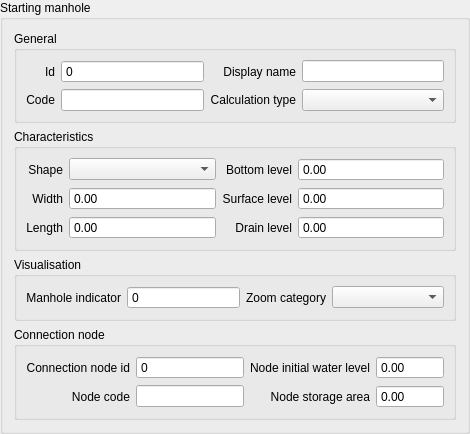
        <widget class="QGroupBox" name="grp_start_mahole">
         <property name="title">
          <string>Starting manhole</string>
         </property>
         <layout class="QGridLayout" name="gridLayout_7">
          <item row="1" column="1">
           <widget class="QGroupBox" name="grp_characteristics_2">
            <property name="enabled">
             <bool>true</bool>
            </property>
            <property name="title">
             <string>Characteristics</string>
            </property>
            <layout class="QGridLayout" name="gridLayout_11">
             <item row="2" column="0">
              <widget class="QLabel" name="label_29">
               <property name="text">
                <string>Length</string>
               </property>
               <property name="alignment">
                <set>Qt::AlignRight|Qt::AlignTrailing|Qt::AlignVCenter</set>
               </property>
              </widget>
             </item>
             <item row="0" column="0">
              <widget class="QLabel" name="label_30">
               <property name="text">
                <string>Shape</string>
               </property>
               <property name="alignment">
                <set>Qt::AlignRight|Qt::AlignTrailing|Qt::AlignVCenter</set>
               </property>
              </widget>
             </item>
             <item row="1" column="0">
              <widget class="QLabel" name="label_31">
               <property name="text">
                <string>Width</string>
               </property>
               <property name="alignment">
                <set>Qt::AlignRight|Qt::AlignTrailing|Qt::AlignVCenter</set>
               </property>
              </widget>
             </item>
             <item row="0" column="2">
              <widget class="QLabel" name="label_32">
               <property name="text">
                <string>Bottom level</string>
               </property>
               <property name="alignment">
                <set>Qt::AlignRight|Qt::AlignTrailing|Qt::AlignVCenter</set>
               </property>
              </widget>
             </item>
             <item row="1" column="2">
              <widget class="QLabel" name="label_33">
               <property name="text">
                <string>Surface level</string>
               </property>
               <property name="alignment">
                <set>Qt::AlignRight|Qt::AlignTrailing|Qt::AlignVCenter</set>
               </property>
              </widget>
             </item>
             <item row="2" column="2">
              <widget class="QLabel" name="label_34">
               <property name="text">
                <string>Drain level</string>
               </property>
               <property name="alignment">
                <set>Qt::AlignRight|Qt::AlignTrailing|Qt::AlignVCenter</set>
               </property>
              </widget>
             </item>
             <item row="1" column="1">
              <widget class="QgsDoubleSpinBox" name="width">
               <property name="sizePolicy">
                <sizepolicy hsizetype="Expanding" vsizetype="Fixed">
                 <horstretch>0</horstretch>
                 <verstretch>0</verstretch>
                </sizepolicy>
               </property>
               <property name="buttonSymbols">
                <enum>QAbstractSpinBox::NoButtons</enum>
               </property>
               <property name="maximum">
                <double>1000000.000000000000000</double>
               </property>
               <property name="showClearButton">
                <bool>true</bool>
               </property>
               <property name="clearValue">
                <bool>true</bool>
               </property>
               <property name="expressionsEnabled">
                <bool>true</bool>
               </property>
              </widget>
             </item>
             <item row="2" column="1">
              <widget class="QgsDoubleSpinBox" name="length">
               <property name="sizePolicy">
                <sizepolicy hsizetype="Expanding" vsizetype="Fixed">
                 <horstretch>0</horstretch>
                 <verstretch>0</verstretch>
                </sizepolicy>
               </property>
               <property name="buttonSymbols">
                <enum>QAbstractSpinBox::NoButtons</enum>
               </property>
               <property name="maximum">
                <double>1000000.000000000000000</double>
               </property>
               <property name="showClearButton">
                <bool>true</bool>
               </property>
               <property name="clearValue">
                <bool>true</bool>
               </property>
               <property name="expressionsEnabled">
                <bool>true</bool>
               </property>
              </widget>
             </item>
             <item row="0" column="3">
              <widget class="QgsDoubleSpinBox" name="bottom_level">
               <property name="sizePolicy">
                <sizepolicy hsizetype="Expanding" vsizetype="Fixed">
                 <horstretch>0</horstretch>
                 <verstretch>0</verstretch>
                </sizepolicy>
               </property>
               <property name="buttonSymbols">
                <enum>QAbstractSpinBox::NoButtons</enum>
               </property>
               <property name="maximum">
                <double>1000000.000000000000000</double>
               </property>
               <property name="showClearButton">
                <bool>true</bool>
               </property>
               <property name="clearValue">
                <bool>true</bool>
               </property>
               <property name="expressionsEnabled">
                <bool>true</bool>
               </property>
              </widget>
             </item>
             <item row="1" column="3">
              <widget class="QgsDoubleSpinBox" name="surface_level">
               <property name="sizePolicy">
                <sizepolicy hsizetype="Expanding" vsizetype="Fixed">
                 <horstretch>0</horstretch>
                 <verstretch>0</verstretch>
                </sizepolicy>
               </property>
               <property name="buttonSymbols">
                <enum>QAbstractSpinBox::NoButtons</enum>
               </property>
               <property name="maximum">
                <double>1000000.000000000000000</double>
               </property>
               <property name="showClearButton">
                <bool>true</bool>
               </property>
               <property name="clearValue">
                <bool>true</bool>
               </property>
               <property name="expressionsEnabled">
                <bool>true</bool>
               </property>
              </widget>
             </item>
             <item row="2" column="3">
              <widget class="QgsDoubleSpinBox" name="drain_level">
               <property name="sizePolicy">
                <sizepolicy hsizetype="Expanding" vsizetype="Fixed">
                 <horstretch>0</horstretch>
                 <verstretch>0</verstretch>
                </sizepolicy>
               </property>
               <property name="buttonSymbols">
                <enum>QAbstractSpinBox::NoButtons</enum>
               </property>
               <property name="maximum">
                <double>1000000.000000000000000</double>
               </property>
               <property name="showClearButton">
                <bool>true</bool>
               </property>
               <property name="clearValue">
                <bool>true</bool>
               </property>
               <property name="expressionsEnabled">
                <bool>true</bool>
               </property>
              </widget>
             </item>
             <item row="0" column="1">
              <widget class="QComboBox" name="shape"/>
             </item>
            </layout>
           </widget>
          </item>
          <item row="2" column="1">
           <widget class="QGroupBox" name="grp_visualisation_2">
            <property name="enabled">
             <bool>true</bool>
            </property>
            <property name="title">
             <string>Visualisation</string>
            </property>
            <layout class="QGridLayout" name="gridLayout_10">
             <item row="0" column="3">
              <widget class="QComboBox" name="zoom_category_2">
               <property name="sizePolicy">
                <sizepolicy hsizetype="Expanding" vsizetype="Fixed">
                 <horstretch>0</horstretch>
                 <verstretch>0</verstretch>
                </sizepolicy>
               </property>
              </widget>
             </item>
             <item row="0" column="0">
              <widget class="QLabel" name="label_27">
               <property name="text">
                <string>Manhole indicator</string>
               </property>
               <property name="alignment">
                <set>Qt::AlignRight|Qt::AlignTrailing|Qt::AlignVCenter</set>
               </property>
              </widget>
             </item>
             <item row="0" column="2">
              <widget class="QLabel" name="label_28">
               <property name="text">
                <string>Zoom category</string>
               </property>
               <property name="alignment">
                <set>Qt::AlignRight|Qt::AlignTrailing|Qt::AlignVCenter</set>
               </property>
              </widget>
             </item>
             <item row="0" column="1">
              <widget class="QgsSpinBox" name="manhole_indicator">
               <property name="sizePolicy">
                <sizepolicy hsizetype="Expanding" vsizetype="Fixed">
                 <horstretch>0</horstretch>
                 <verstretch>0</verstretch>
                </sizepolicy>
               </property>
               <property name="buttonSymbols">
                <enum>QAbstractSpinBox::NoButtons</enum>
               </property>
               <property name="maximum">
                <number>9999999</number>
               </property>
               <property name="clearValue">
                <bool>true</bool>
               </property>
              </widget>
             </item>
            </layout>
           </widget>
          </item>
          <item row="0" column="1">
           <widget class="QGroupBox" name="grp_general_2">
            <property name="enabled">
             <bool>true</bool>
            </property>
            <property name="title">
             <string>General</string>
            </property>
            <layout class="QGridLayout" name="gridLayout_9">
             <item row="0" column="2">
              <widget class="QLabel" name="label_23">
               <property name="text">
                <string>Display name</string>
               </property>
               <property name="alignment">
                <set>Qt::AlignRight|Qt::AlignTrailing|Qt::AlignVCenter</set>
               </property>
              </widget>
             </item>
             <item row="0" column="3">
              <widget class="QLineEdit" name="display_name_2">
               <property name="sizePolicy">
                <sizepolicy hsizetype="Expanding" vsizetype="Fixed">
                 <horstretch>0</horstretch>
                 <verstretch>0</verstretch>
                </sizepolicy>
               </property>
               <property name="clearButtonEnabled">
                <bool>true</bool>
               </property>
              </widget>
             </item>
             <item row="0" column="0">
              <widget class="QLabel" name="label_24">
               <property name="text">
                <string>Id</string>
               </property>
               <property name="alignment">
                <set>Qt::AlignRight|Qt::AlignTrailing|Qt::AlignVCenter</set>
               </property>
              </widget>
             </item>
             <item row="1" column="0">
              <widget class="QLabel" name="label_25">
               <property name="text">
                <string>Code</string>
               </property>
               <property name="alignment">
                <set>Qt::AlignRight|Qt::AlignTrailing|Qt::AlignVCenter</set>
               </property>
              </widget>
             </item>
             <item row="1" column="1">
              <widget class="QLineEdit" name="code_2">
               <property name="sizePolicy">
                <sizepolicy hsizetype="Expanding" vsizetype="Fixed">
                 <horstretch>0</horstretch>
                 <verstretch>0</verstretch>
                </sizepolicy>
               </property>
               <property name="clearButtonEnabled">
                <bool>true</bool>
               </property>
              </widget>
             </item>
             <item row="1" column="2">
              <widget class="QLabel" name="label_26">
               <property name="text">
                <string>Calculation type</string>
               </property>
               <property name="alignment">
                <set>Qt::AlignRight|Qt::AlignTrailing|Qt::AlignVCenter</set>
               </property>
              </widget>
             </item>
             <item row="1" column="3">
              <widget class="QComboBox" name="calculation_type_2">
               <property name="sizePolicy">
                <sizepolicy hsizetype="Expanding" vsizetype="Fixed">
                 <horstretch>0</horstretch>
                 <verstretch>0</verstretch>
                </sizepolicy>
               </property>
              </widget>
             </item>
             <item row="0" column="1">
              <widget class="QgsSpinBox" name="id_2">
               <property name="readOnly">
                <bool>true</bool>
               </property>
               <property name="buttonSymbols">
                <enum>QAbstractSpinBox::NoButtons</enum>
               </property>
               <property name="maximum">
                <number>99999999</number>
               </property>
               <property name="showClearButton">
                <bool>true</bool>
               </property>
               <property name="clearValue">
                <bool>true</bool>
               </property>
               <property name="expressionsEnabled">
                <bool>false</bool>
               </property>
              </widget>
             </item>
            </layout>
           </widget>
          </item>
          <item row="3" column="1">
           <widget class="QGroupBox" name="grp_conn_node_2">
            <property name="enabled">
             <bool>true</bool>
            </property>
            <property name="title">
             <string>Connection node</string>
            </property>
            <layout class="QGridLayout" name="gridLayout_8">
             <item row="0" column="2">
              <widget class="QLabel" name="label_17">
               <property name="text">
                <string>Node initial water level</string>
               </property>
               <property name="alignment">
                <set>Qt::AlignRight|Qt::AlignTrailing|Qt::AlignVCenter</set>
               </property>
              </widget>
             </item>
             <item row="0" column="0">
              <widget class="QLabel" name="label_20">
               <property name="text">
                <string>Connection node id</string>
               </property>
               <property name="alignment">
                <set>Qt::AlignRight|Qt::AlignTrailing|Qt::AlignVCenter</set>
               </property>
              </widget>
             </item>
             <item row="1" column="0">
              <widget class="QLabel" name="label_21">
               <property name="text">
                <string>Node code</string>
               </property>
               <property name="alignment">
                <set>Qt::AlignRight|Qt::AlignTrailing|Qt::AlignVCenter</set>
               </property>
              </widget>
             </item>
             <item row="1" column="1">
              <widget class="QLineEdit" name="connection_node_code">
               <property name="sizePolicy">
                <sizepolicy hsizetype="Expanding" vsizetype="Fixed">
                 <horstretch>0</horstretch>
                 <verstretch>0</verstretch>
                </sizepolicy>
               </property>
               <property name="clearButtonEnabled">
                <bool>true</bool>
               </property>
              </widget>
             </item>
             <item row="1" column="2">
              <widget class="QLabel" name="label_22">
               <property name="text">
                <string>Node storage area</string>
               </property>
               <property name="alignment">
                <set>Qt::AlignRight|Qt::AlignTrailing|Qt::AlignVCenter</set>
               </property>
              </widget>
             </item>
             <item row="0" column="1">
              <widget class="QgsSpinBox" name="connection_node_id">
               <property name="sizePolicy">
                <sizepolicy hsizetype="Expanding" vsizetype="Fixed">
                 <horstretch>0</horstretch>
                 <verstretch>0</verstretch>
                </sizepolicy>
               </property>
               <property name="readOnly">
                <bool>true</bool>
               </property>
               <property name="buttonSymbols">
                <enum>QAbstractSpinBox::NoButtons</enum>
               </property>
               <property name="maximum">
                <number>999999999</number>
               </property>
               <property name="clearValue">
                <bool>true</bool>
               </property>
               <property name="expressionsEnabled">
                <bool>false</bool>
               </property>
              </widget>
             </item>
             <item row="0" column="3">
              <widget class="QgsDoubleSpinBox" name="connection_node_initial_waterlevel">
               <property name="sizePolicy">
                <sizepolicy hsizetype="Expanding" vsizetype="Fixed">
                 <horstretch>0</horstretch>
                 <verstretch>0</verstretch>
                </sizepolicy>
               </property>
               <property name="buttonSymbols">
                <enum>QAbstractSpinBox::NoButtons</enum>
               </property>
               <property name="minimum">
                <double>-1000.000000000000000</double>
               </property>
               <property name="maximum">
                <double>1000000.000000000000000</double>
               </property>
               <property name="showClearButton">
                <bool>true</bool>
               </property>
               <property name="clearValue">
                <bool>true</bool>
               </property>
               <property name="expressionsEnabled">
                <bool>true</bool>
               </property>
              </widget>
             </item>
             <item row="1" column="3">
              <widget class="QgsDoubleSpinBox" name="connection_node_storage_area">
               <property name="sizePolicy">
                <sizepolicy hsizetype="Expanding" vsizetype="Fixed">
                 <horstretch>0</horstretch>
                 <verstretch>0</verstretch>
                </sizepolicy>
               </property>
               <property name="buttonSymbols">
                <enum>QAbstractSpinBox::NoButtons</enum>
               </property>
               <property name="maximum">
                <double>999999999.000000000000000</double>
               </property>
               <property name="clearValue">
                <bool>true</bool>
               </property>
              </widget>
             </item>
            </layout>
           </widget>
          </item>
         </layout>
        </widget>
